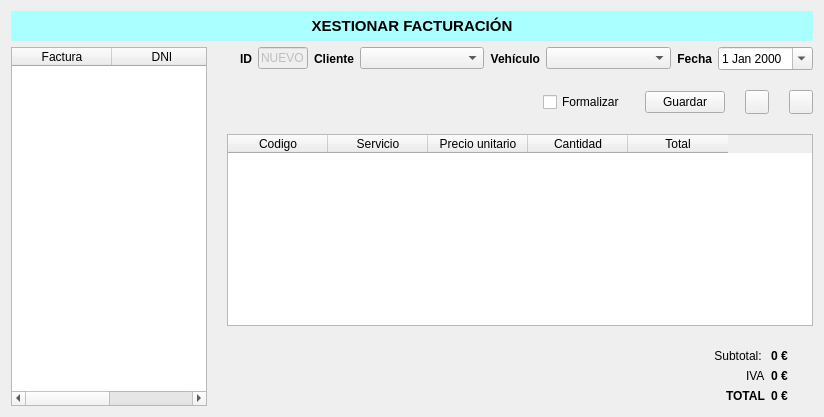
      <widget class="QWidget" name="pestana_facturacion">
       <attribute name="title">
        <string>Facturación</string>
       </attribute>
       <layout class="QGridLayout" name="gridLayout_2">
        <item row="0" column="0">
         <layout class="QVBoxLayout" name="verticalLayout_4">
          <item>
           <widget class="QLabel" name="label_2">
            <property name="minimumSize">
             <size>
              <width>0</width>
              <height>30</height>
             </size>
            </property>
            <property name="font">
             <font>
              <pointsize>11</pointsize>
              <bold>true</bold>
             </font>
            </property>
            <property name="styleSheet">
             <string notr="true">background-color: rgb(170,255,255)</string>
            </property>
            <property name="text">
             <string>XESTIONAR FACTURACIÓN</string>
            </property>
            <property name="alignment">
             <set>Qt::AlignCenter</set>
            </property>
           </widget>
          </item>
          <item>
           <layout class="QHBoxLayout" name="horizontalLayout_6" stretch="1,3">
            <property name="spacing">
             <number>20</number>
            </property>
            <item>
             <widget class="QTableWidget" name="tablaFacturasActuales">
              <property name="editTriggers">
               <set>QAbstractItemView::NoEditTriggers</set>
              </property>
              <property name="alternatingRowColors">
               <bool>true</bool>
              </property>
              <property name="selectionMode">
               <enum>QAbstractItemView::SingleSelection</enum>
              </property>
              <property name="selectionBehavior">
               <enum>QAbstractItemView::SelectRows</enum>
              </property>
              <attribute name="verticalHeaderVisible">
               <bool>false</bool>
              </attribute>
              <column>
               <property name="text">
                <string>Factura</string>
               </property>
              </column>
              <column>
               <property name="text">
                <string>DNI</string>
               </property>
              </column>
             </widget>
            </item>
            <item>
             <layout class="QVBoxLayout" name="verticalLayout_3" stretch="1,1,20,1">
              <item>
               <layout class="QHBoxLayout" name="horizontalLayout_4" stretch="1,2,1,5,1,5,0,3">
                <property name="spacing">
                 <number>6</number>
                </property>
                <item>
                 <widget class="QLabel" name="lblFactId">
                  <property name="font">
                   <font>
                    <bold>true</bold>
                   </font>
                  </property>
                  <property name="text">
                   <string>ID</string>
                  </property>
                  <property name="alignment">
                   <set>Qt::AlignRight|Qt::AlignTrailing|Qt::AlignVCenter</set>
                  </property>
                  <property name="margin">
                   <number>4</number>
                  </property>
                 </widget>
                </item>
                <item>
                 <widget class="QLineEdit" name="txtFactId">
                  <property name="enabled">
                   <bool>false</bool>
                  </property>
                  <property name="text">
                   <string>NUEVO</string>
                  </property>
                 </widget>
                </item>
                <item>
                 <widget class="QLabel" name="lblFactCli">
                  <property name="font">
                   <font>
                    <bold>true</bold>
                   </font>
                  </property>
                  <property name="text">
                   <string>Cliente</string>
                  </property>
                  <property name="alignment">
                   <set>Qt::AlignRight|Qt::AlignTrailing|Qt::AlignVCenter</set>
                  </property>
                  <property name="margin">
                   <number>4</number>
                  </property>
                 </widget>
                </item>
                <item>
                 <widget class="QComboBox" name="cmbFactCli">
                  <property name="sizeAdjustPolicy">
                   <enum>QComboBox::AdjustToContents</enum>
                  </property>
                 </widget>
                </item>
                <item>
                 <widget class="QLabel" name="lblFactCar">
                  <property name="font">
                   <font>
                    <bold>true</bold>
                   </font>
                  </property>
                  <property name="text">
                   <string>Vehículo</string>
                  </property>
                  <property name="alignment">
                   <set>Qt::AlignRight|Qt::AlignTrailing|Qt::AlignVCenter</set>
                  </property>
                  <property name="margin">
                   <number>4</number>
                  </property>
                 </widget>
                </item>
                <item>
                 <widget class="QComboBox" name="cmbFactCar"/>
                </item>
                <item>
                 <widget class="QLabel" name="lblFactFecha">
                  <property name="font">
                   <font>
                    <bold>true</bold>
                   </font>
                  </property>
                  <property name="text">
                   <string>Fecha</string>
                  </property>
                  <property name="alignment">
                   <set>Qt::AlignRight|Qt::AlignTrailing|Qt::AlignVCenter</set>
                  </property>
                  <property name="margin">
                   <number>4</number>
                  </property>
                 </widget>
                </item>
                <item>
                 <widget class="QDateEdit" name="txtFechaFactura">
                  <property name="calendarPopup">
                   <bool>true</bool>
                  </property>
                 </widget>
                </item>
               </layout>
              </item>
              <item>
               <layout class="QHBoxLayout" name="horizontalLayout_5">
                <item>
                 <spacer name="horizontalSpacer_17">
                  <property name="orientation">
                   <enum>Qt::Horizontal</enum>
                  </property>
                  <property name="sizeHint" stdset="0">
                   <size>
                    <width>40</width>
                    <height>20</height>
                   </size>
                  </property>
                 </spacer>
                </item>
                <item>
                 <widget class="QCheckBox" name="chkFormalizarFactura">
                  <property name="text">
                   <string>Formalizar</string>
                  </property>
                 </widget>
                </item>
                <item>
                 <widget class="QPushButton" name="btnGuardarFactura">
                  <property name="text">
                   <string>Guardar</string>
                  </property>
                 </widget>
                </item>
                <item>
                 <widget class="QPushButton" name="btnLimpiarFactura">
                  <property name="minimumSize">
                   <size>
                    <width>24</width>
                    <height>24</height>
                   </size>
                  </property>
                  <property name="maximumSize">
                   <size>
                    <width>24</width>
                    <height>24</height>
                   </size>
                  </property>
                  <property name="text">
                   <string/>
                  </property>
                  <property name="icon">
                   <iconset>
                    <normaloff>../img/limpiar.png</normaloff>../img/limpiar.png</iconset>
                  </property>
                 </widget>
                </item>
                <item>
                 <widget class="QPushButton" name="btnImprimirFactura">
                  <property name="minimumSize">
                   <size>
                    <width>24</width>
                    <height>24</height>
                   </size>
                  </property>
                  <property name="maximumSize">
                   <size>
                    <width>24</width>
                    <height>24</height>
                   </size>
                  </property>
                  <property name="text">
                   <string/>
                  </property>
                  <property name="icon">
                   <iconset>
                    <normaloff>../img/imprimir.png</normaloff>../img/imprimir.png</iconset>
                  </property>
                 </widget>
                </item>
               </layout>
              </item>
              <item>
               <widget class="QTableWidget" name="tablaFacturaServicios">
                <property name="alternatingRowColors">
                 <bool>true</bool>
                </property>
                <attribute name="verticalHeaderVisible">
                 <bool>false</bool>
                </attribute>
                <column>
                 <property name="text">
                  <string>Codigo</string>
                 </property>
                </column>
                <column>
                 <property name="text">
                  <string>Servicio</string>
                 </property>
                </column>
                <column>
                 <property name="text">
                  <string>Precio unitario</string>
                 </property>
                </column>
                <column>
                 <property name="text">
                  <string>Cantidad</string>
                 </property>
                </column>
                <column>
                 <property name="text">
                  <string>Total</string>
                 </property>
                </column>
               </widget>
              </item>
              <item>
               <widget class="QWidget" name="widget" native="true">
                <layout class="QVBoxLayout" name="verticalLayout_5" stretch="16,0,0">
                 <property name="spacing">
                  <number>0</number>
                 </property>
                 <property name="leftMargin">
                  <number>0</number>
                 </property>
                 <property name="topMargin">
                  <number>0</number>
                 </property>
                 <property name="rightMargin">
                  <number>0</number>
                 </property>
                 <property name="bottomMargin">
                  <number>0</number>
                 </property>
                 <item>
                  <widget class="QWidget" name="widget_2" native="true">
                   <layout class="QHBoxLayout" name="horizontalLayout_14">
                    <property name="topMargin">
                     <number>0</number>
                    </property>
                    <property name="rightMargin">
                     <number>25</number>
                    </property>
                    <property name="bottomMargin">
                     <number>0</number>
                    </property>
                    <item>
                     <spacer name="horizontalSpacer_19">
                      <property name="orientation">
                       <enum>Qt::Horizontal</enum>
                      </property>
                      <property name="sizeHint" stdset="0">
                       <size>
                        <width>40</width>
                        <height>20</height>
                       </size>
                      </property>
                     </spacer>
                    </item>
                    <item>
                     <widget class="QLabel" name="label_3">
                      <property name="font">
                       <font>
                        <bold>false</bold>
                       </font>
                      </property>
                      <property name="text">
                       <string>Subtotal: </string>
                      </property>
                      <property name="alignment">
                       <set>Qt::AlignRight|Qt::AlignTrailing|Qt::AlignVCenter</set>
                      </property>
                     </widget>
                    </item>
                    <item>
                     <widget class="QLabel" name="lblSubtotal">
                      <property name="font">
                       <font>
                        <bold>true</bold>
                       </font>
                      </property>
                      <property name="text">
                       <string>0 €</string>
                      </property>
                     </widget>
                    </item>
                   </layout>
                  </widget>
                 </item>
                 <item>
                  <widget class="QWidget" name="widget_3" native="true">
                   <layout class="QHBoxLayout" name="horizontalLayout_15">
                    <property name="leftMargin">
                     <number>9</number>
                    </property>
                    <property name="topMargin">
                     <number>0</number>
                    </property>
                    <property name="rightMargin">
                     <number>25</number>
                    </property>
                    <property name="bottomMargin">
                     <number>0</number>
                    </property>
                    <item>
                     <spacer name="horizontalSpacer_20">
                      <property name="orientation">
                       <enum>Qt::Horizontal</enum>
                      </property>
                      <property name="sizeHint" stdset="0">
                       <size>
                        <width>40</width>
                        <height>20</height>
                       </size>
                      </property>
                     </spacer>
                    </item>
                    <item>
                     <widget class="QLabel" name="label_6">
                      <property name="text">
                       <string>IVA</string>
                      </property>
                     </widget>
                    </item>
                    <item>
                     <widget class="QLabel" name="lblSubtotalIva">
                      <property name="font">
                       <font>
                        <bold>true</bold>
                       </font>
                      </property>
                      <property name="text">
                       <string>0 €</string>
                      </property>
                     </widget>
                    </item>
                   </layout>
                  </widget>
                 </item>
                 <item>
                  <widget class="QWidget" name="widget_4" native="true">
                   <layout class="QHBoxLayout" name="horizontalLayout_16">
                    <property name="spacing">
                     <number>6</number>
                    </property>
                    <property name="leftMargin">
                     <number>9</number>
                    </property>
                    <property name="topMargin">
                     <number>0</number>
                    </property>
                    <property name="rightMargin">
                     <number>25</number>
                    </property>
                    <property name="bottomMargin">
                     <number>0</number>
                    </property>
                    <item>
                     <spacer name="horizontalSpacer_18">
                      <property name="orientation">
                       <enum>Qt::Horizontal</enum>
                      </property>
                      <property name="sizeHint" stdset="0">
                       <size>
                        <width>40</width>
                        <height>20</height>
                       </size>
                      </property>
                     </spacer>
                    </item>
                    <item>
                     <widget class="QLabel" name="label_4">
                      <property name="font">
                       <font>
                        <bold>true</bold>
                       </font>
                      </property>
                      <property name="text">
                       <string>TOTAL</string>
                      </property>
                     </widget>
                    </item>
                    <item>
                     <widget class="QLabel" name="lblSubtotalTotal">
                      <property name="font">
                       <font>
                        <bold>true</bold>
                       </font>
                      </property>
                      <property name="text">
                       <string>0 €</string>
                      </property>
                     </widget>
                    </item>
                   </layout>
                  </widget>
                 </item>
                </layout>
               </widget>
              </item>
             </layout>
            </item>
           </layout>
          </item>
         </layout>
        </item>
       </layout>
      </widget>
